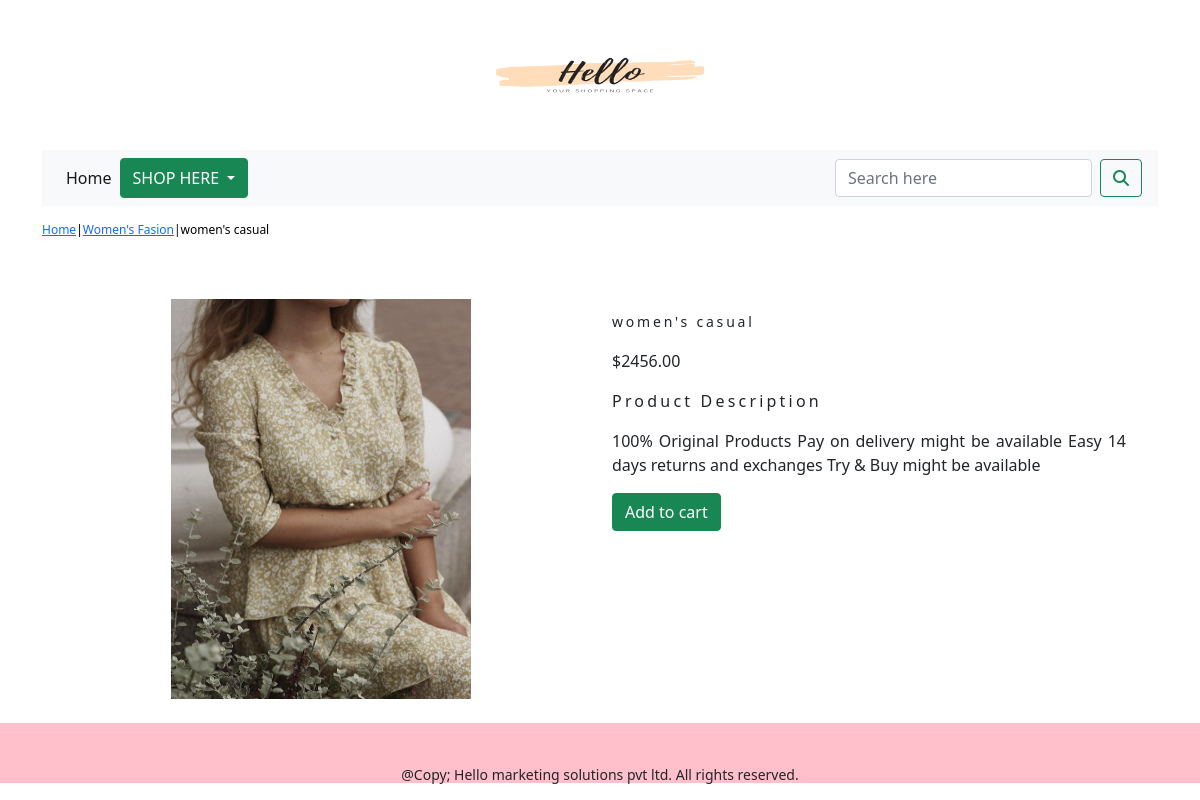
Page /shop/womens-fasion/womens-casual/ on the committed database.
### shop/models.py (models this page shows, shortened)
class Product(models.Model):
    name=models.CharField(max_length=250,unique=True)
    slug=models.SlugField(max_length=250,unique=True)
    description=models.TextField(blank=True)
    category=models.ForeignKey(Category,on_delete=models.CASCADE)
    price=models.DecimalField(max_digits=10,decimal_places=2)
    image=models.ImageField(upload_to='product',blank=True)
    stock=models.IntegerField()
    available=models.BooleanField(default=True)
    created=models.DateTimeField(auto_now_add=True)
    updated=models.DateTimeField(auto_now=True)
    class Meta:
        ordering = ('name',)
        verbose_name = 'product'
        verbose_name_plural = 'products'

class Category(models.Model):
    name=models.CharField(max_length=250,unique=True)
    slug=models.SlugField(max_length=250, unique=True)
    description=models.TextField(blank=True)
    image=models.ImageField(upload_to='category',blank=True)
    class Meta:
        ordering=('name',)
        verbose_name= 'category'
        verbose_name_plural= 'categories'
    def get_url(self):
        return reverse('shop:product_by_category',args=[self.slug])
    def __str__(self):
        return self.name

### shop/views.py (the view)
# urls.py: path('<slug:c_slug>/<slug:product_slug>/',views.proDetail, name='proCatdetail'),
def proDetail(request, c_slug, product_slug):
    try:
        product = Product.objects.get(category__slug=c_slug,slug=product_slug)
    except Exception as e:
        raise e
    return render(request,'product.html',{'product':product})

### cart/context_processors.py (called while the page is built)
def counter(request):
    item_count=0
    if 'admin' in request.path:
        return {}
    else:
        try:
            cart = Cart.objects.filter(cart_id = _cart_id (request))
            cart_items= CartItem.objects.all().filter(cart=cart[:1])
            for cart_item in cart_items:
                item_count += cart_item.quantity
        except Cart.DoesNotExist:
            item_count = 0
    return dict(item_count=item_count)

### cart/views.py (called while the page is built)
def _cart_id(request):
    cart=request.session.session_key
    if not cart:
        cart=request.session.create()
    return cart

### shop/context_processors.py (called while the page is built)
def menu_links(request):
    links=Category.objects.all()
    return dict(links=links)

### templates/product.html (shortened to what this page needs)
{% extends 'base.html' %}
{% load static %}
{% block content %}
<div class="row my_prod_row_class">
  <div class="mx_auto">
    <p>
      <a href="{% url 'shop:allProdCat' %}">Home</a>|<a href ="{{product.category.get_url}}">{{product.category}}</a>|{{product.name}}
    </p>
  </div>
</div>
<div class="container">
<br>
<div class="row">
    <div class=" col-12 col-sm-12 col-md-12 col-lg-6 text-center">
        <div style="min-width:18rem">
            <img src="{{product.image.url}}" height="400px" width="300 px" alt="{{product.name}}">
        </div>
    </div>
        <div class="col-12 col-sm-12 col-md-12 col-lg-6">
            <div>
            <h1 class="my_prod_title">{{product.name}}</h1>
            <p>${{product.price}}</p>
            <p class="my_title">Product Description</p>
            <p class="text-justify my_prod_text">{{product.description}}</p>
            {% if product.stock <= 0 %}
            <p  class="text-justify my_prod_text">Out of Stock</p>
            {% else %}
            <a class="btn btn-success" href="{% url 'cart:add_cart' product.id %}">Add to cart</a>
            {% endif %}
        </div>
    </div>
    </div>
</div>
 <br>
{% endblock %}

### static/css/custom.css (style rules this page uses)
.my_title { font-size:16px; text_transform:uppercase;letter-spacing:.2em; }
.my_prod_row_class { padding-top:15px;padding-bottom:20px; }
.my_prod_row_class .mx_auto { color:#000; font-size:12px; text-decoration:none }
.my_prod_title { font-size:14px;text_transform:uppercase;letter-spacing:.2em;padding-top:15px;padding-bottom:10px; }
.my_prod_text { padding-right:20px; }

### rows in the picture
Product: category "Women's Fasion", name "women's casual", image (picture), price "2456.00", description "100% Original Products Pay on delivery might be available Easy 14 days returns and exchanges Try & Buy might be available"
